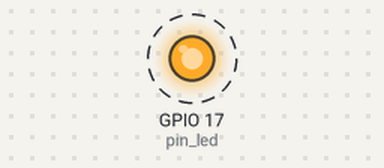
Bench run of a program on a simulated Raspberry Pi (BCM pin numbers). Parts: output pins drawn as LEDs (lit = HIGH). Dashed ring = blinking. What the program prints to the terminal is not drawn.

Above: at 0.5 s.
Timing chart, 0 to 4.6 s (numbered marks = the images above):
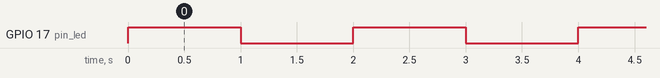

Measured:
- by itself, GPIO 17 (pin_led): alternates HIGH for 1.0 s and LOW for 1.0 s

The program:

ejercicio1.py
```python
# =====================================================================================
#  Bienvenidos a Sys On Chip
# =====================================================================================
#  Ejercicio No. 1 – Parpadeo de un LED con Raspberry Pi
#
#  Descripción general:
#  Este programa implementa el ejemplo clásico de control de un LED
#  utilizando los pines GPIO de la Raspberry Pi.
#
#  El objetivo del ejercicio es introducir los conceptos básicos de
#  interacción entre software y hardware en sistemas embebidos.
#
#  En este ejercicio aprenderemos:
#
#   1) Cómo configurar el modo de numeración de los pines GPIO.
#   2) Cómo declarar un pin como salida digital.
#   3) Cómo escribir niveles lógicos HIGH y LOW.
#   4) Cómo generar retardos utilizando la librería time.
#   5) Cómo liberar correctamente los recursos del sistema.
#
#  Funcionamiento del programa:
#
#      LED ENCENDIDO  → espera 1 segundo
#      LED APAGADO    → espera 1 segundo
#
#  Este proceso se repite continuamente hasta que el usuario
#  interrumpe el programa con CTRL + C.
#
# =====================================================================================


# -------------------------------------------------------------------------------------
# Importación de librerías
# -------------------------------------------------------------------------------------

import RPi.GPIO as GPIO
import time


# -------------------------------------------------------------------------------------
# Definición de pines
# -------------------------------------------------------------------------------------
# Usaremos la numeración BCM del procesador Broadcom.

pin_led = 17


# -------------------------------------------------------------------------------------
# Configuración inicial del sistema GPIO
# -------------------------------------------------------------------------------------

# Seleccionamos el modo de numeración BCM
GPIO.setmode(GPIO.BCM)

# Configuramos el pin del LED como salida digital
GPIO.setup(pin_led, GPIO.OUT)


# -------------------------------------------------------------------------------------
# Bucle principal del programa
# -------------------------------------------------------------------------------------
# En Raspberry Pi no existe una función loop() como en Arduino,
# por lo que utilizamos un bucle infinito while True.

print("Sistema iniciado")
print("Controlando LED en GPIO", pin_led)

try:

    while True:

        # -----------------------------------------------------
        # Encender el LED
        # -----------------------------------------------------
        print("Encendiendo LED")

        GPIO.output(pin_led, GPIO.HIGH)

        # Espera de 1 segundo
        time.sleep(1)


        # -----------------------------------------------------
        # Apagar el LED
        # -----------------------------------------------------
        print("Apagando LED")

        GPIO.output(pin_led, GPIO.LOW)

        # Espera de 1 segundo
        time.sleep(1)


# -------------------------------------------------------------------------------------
# Manejo de interrupción por teclado
# -------------------------------------------------------------------------------------
# Se ejecuta cuando el usuario presiona CTRL + C.

except KeyboardInterrupt:

    print("\nInterrupción detectada. Finalizando programa...")


# -------------------------------------------------------------------------------------
# Liberación de recursos GPIO
# -------------------------------------------------------------------------------------
# Es una buena práctica limpiar los pines antes de terminar
# la ejecución del programa.

finally:

    GPIO.cleanup()

    print("GPIO liberado correctamente")
    print("Programa finalizado")
```
